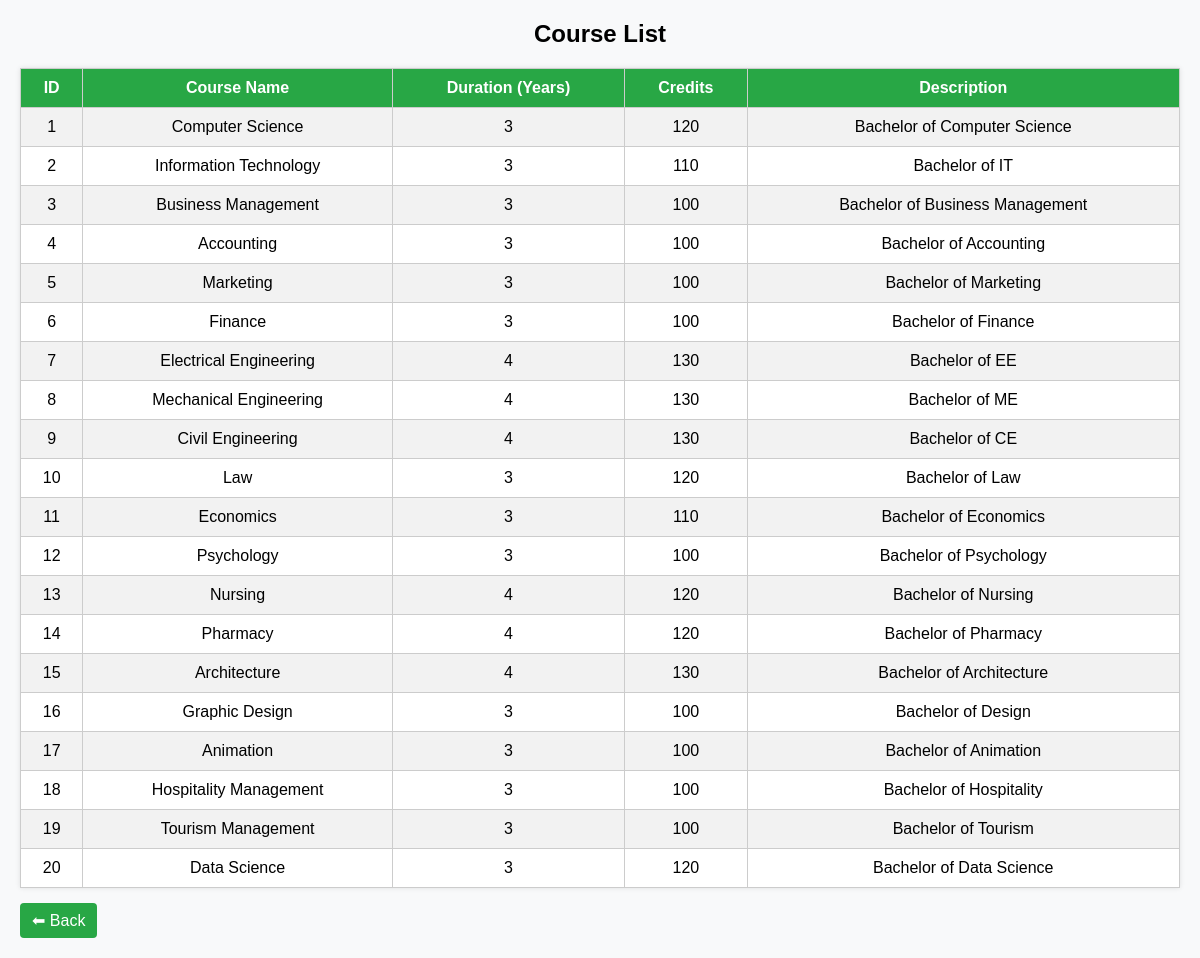
The page /view_courses.php on the database its author committed.
### tables this page shows
CREATE TABLE `courses` (
  `course_id` int(11) NOT NULL,
  `course_name` varchar(100) NOT NULL,
  `duration_years` int(11) NOT NULL,
  `credits` int(11) NOT NULL,
  `description` text DEFAULT NULL,
  `created_at` timestamp NOT NULL DEFAULT current_timestamp()
);

### view_courses.php (the view, shortened to what this page needs)
<?php
include "db.php";
?>
<!DOCTYPE html>
<html lang="en">
<head>
</head>
<body>
<h2>Course List</h2>
<table>
    <tr>
        <th>ID</th>
        <th>Course Name</th>
        <th>Duration (Years)</th>
        <th>Credits</th>
        <th>Description</th>
    </tr>
<?php
$sql = "SELECT * FROM courses ORDER BY course_id ASC";
$result = $conn->query($sql);
if ($result->num_rows > 0) {
    while ($row = $result->fetch_assoc()) {
        echo "<tr>
                <td>{$row['course_id']}</td>
                <td>{$row['course_name']}</td>
                <td>{$row['duration_years']}</td>
                <td>{$row['credits']}</td>
                <td>{$row['description']}</td>
              </tr>";
    }
} else {
    echo "<tr><td colspan='5'>No records found</td></tr>";
}
?>
</table>
<a href="course.html" class="back-btn">⬅ Back</a>
</body>
</html>

### view_courses.php (style rules this page uses)
body { font-family: Arial, sans-serif; margin: 20px; background-color: #f8f9fa; }
h2 { text-align: center; margin-bottom: 20px; }
table { width: 100%; border-collapse: collapse; background-color: #fff; box-shadow: 0 0 5px rgba(0,0,0,0.1); }
th, td { border: 1px solid #ccc; padding: 10px; text-align: center; }
th { background-color: #28a745; color: white; }
tr:nth-child(even) { background-color: #f2f2f2; }
a.back-btn { display: inline-block; margin-top: 15px; padding: 8px 12px; background-color: #28a745; color: white; text-decoration: none; border-radius: 4px; }

### rows shown on the page
courses: course_id "1", course_name "Computer Science", duration_years "3", credits "120", description "Bachelor of Computer Science"
courses: course_id "2", course_name "Information Technology", duration_years "3", credits "110", description "Bachelor of IT"
courses: course_id "3", course_name "Business Management", duration_years "3", credits "100", description "Bachelor of Business Management"
courses: course_id "4", course_name "Accounting", duration_years "3", credits "100", description "Bachelor of Accounting"
courses: course_id "5", course_name "Marketing", duration_years "3", credits "100", description "Bachelor of Marketing"
courses: course_id "6", course_name "Finance", duration_years "3", credits "100", description "Bachelor of Finance"
courses: course_id "7", course_name "Electrical Engineering", duration_years "4", credits "130", description "Bachelor of EE"
courses: course_id "8", course_name "Mechanical Engineering", duration_years "4", credits "130", description "Bachelor of ME"
courses: course_id "9", course_name "Civil Engineering", duration_years "4", credits "130", description "Bachelor of CE"
courses: course_id "10", course_name "Law", duration_years "3", credits "120", description "Bachelor of Law"
courses: course_id "11", course_name "Economics", duration_years "3", credits "110", description "Bachelor of Economics"
courses: course_id "12", course_name "Psychology", duration_years "3", credits "100", description "Bachelor of Psychology"
courses: course_id "13", course_name "Nursing", duration_years "4", credits "120", description "Bachelor of Nursing"
courses: course_id "14", course_name "Pharmacy", duration_years "4", credits "120", description "Bachelor of Pharmacy"
courses: course_id "15", course_name "Architecture", duration_years "4", credits "130", description "Bachelor of Architecture"
courses: course_id "16", course_name "Graphic Design", duration_years "3", credits "100", description "Bachelor of Design"
courses: course_id "17", course_name "Animation", duration_years "3", credits "100", description "Bachelor of Animation"
courses: course_id "18", course_name "Hospitality Management", duration_years "3", credits "100", description "Bachelor of Hospitality"
courses: course_id "19", course_name "Tourism Management", duration_years "3", credits "100", description "Bachelor of Tourism"
courses: course_id "20", course_name "Data Science", duration_years "3", credits "120", description "Bachelor of Data Science"
